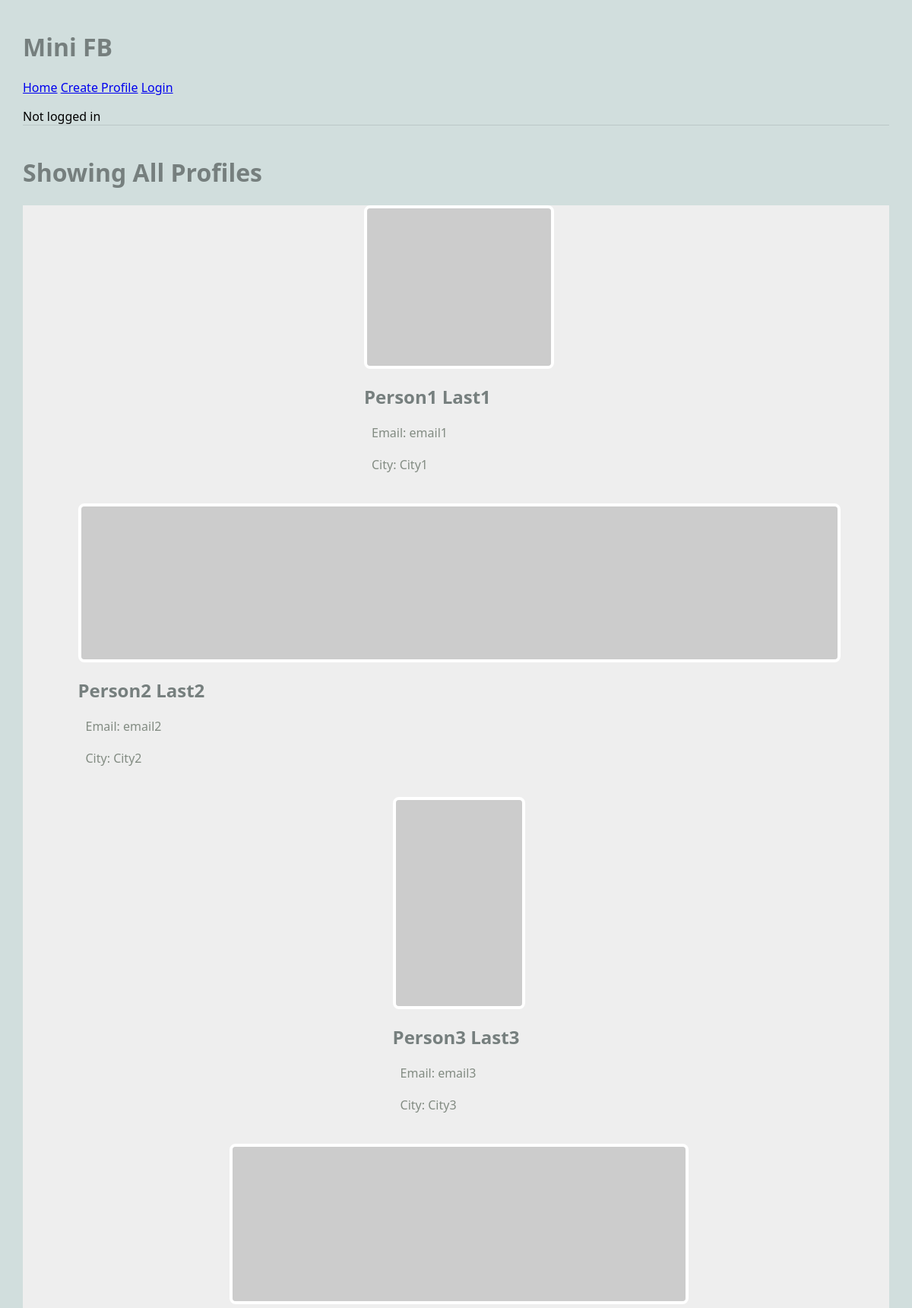
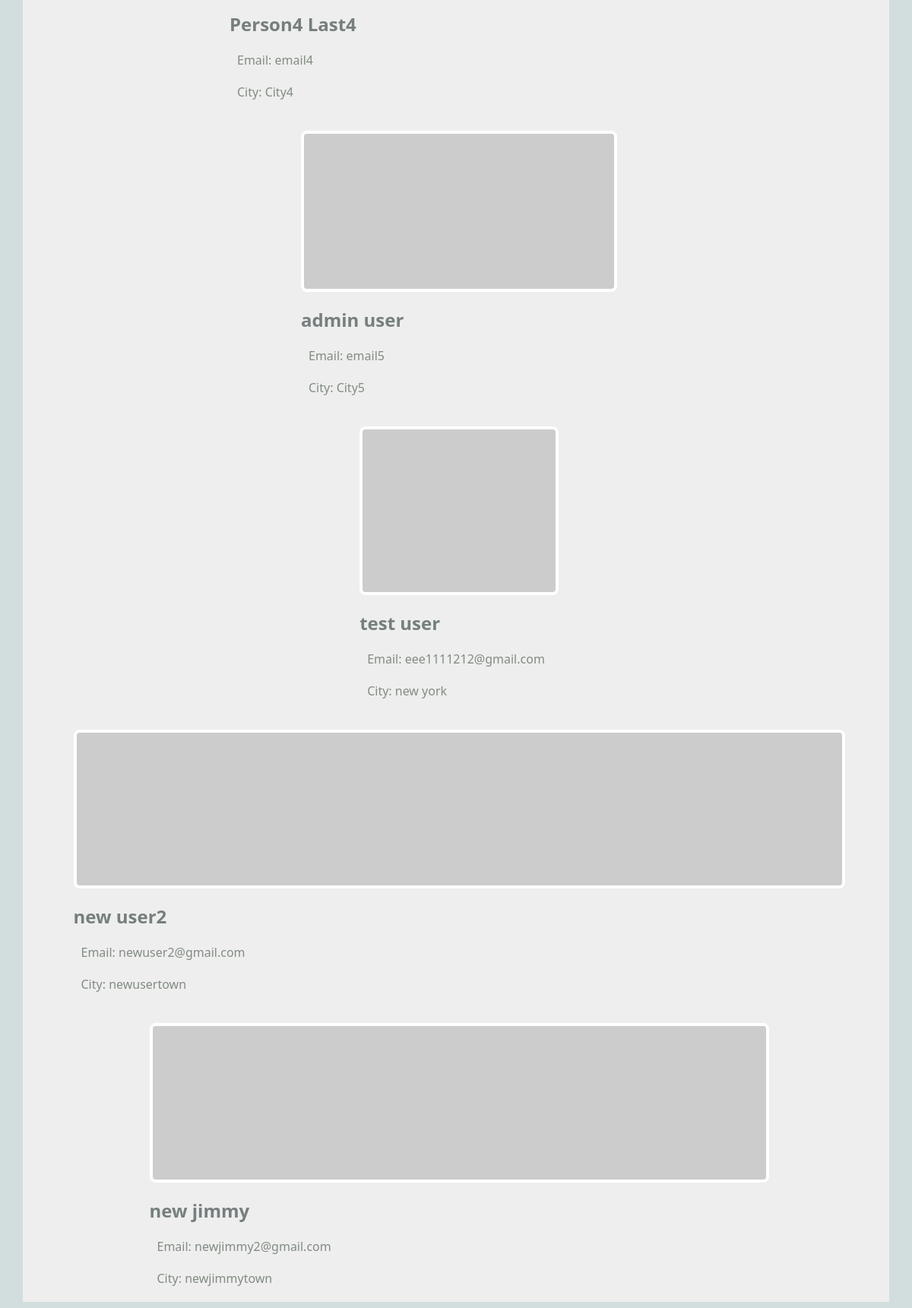
The page /mini_fb/ on the database its author committed (2 pictures, top to bottom).
### mini_fb/models.py (models this page shows, shortened)
class Profile(models.Model):
    fname = models.TextField(blank=False)  # First name of the user
    lname = models.TextField(blank=False)  # Last name of the user
    city = models.TextField(blank=False)   # City where the user resides
    email = models.TextField(blank=False)  # Email address of the user
    profile_image_url = models.URLField(blank=True)  # Profile image URL (optional)
    user = models.ForeignKey(User, on_delete=models.CASCADE) # Link mini_fb Profile to django User

### mini_fb/views.py (the view)
# urls.py: path('', ShowAllView.as_view(), name="show_all_profiles"),
class ShowAllView(ListView):
    model = Profile  # Retrieve objects of type Profile from the database
    template_name = 'mini_fb/show_all_profiles.html'  # Template to use for displaying profiles
    context_object_name = 'profiles'  # Name used to access the profiles in the template file

### mini_fb/templates/mini_fb/show_all_profiles.html
{% extends 'mini_fb/base.html' %} {% block content %}
<h1>Showing All Profiles</h1>
<main class="grid-container">
  {% for a in profiles %}
  <article>
    {% if a.profile_image_url %}
    <a href="{% url 'show_profile' a.pk %}">
      <img src="{{a.profile_image_url}}" alt="{{a.profile_image_url}}" />
    </a>
    {% endif %}
    <div>
      <h2>{{a.fname}} {{a.lname}}</h2>
      <p>Email: {{a.email}}</p>
      <p>City: {{a.city}}</p>
    </div>
  </article>
  {% endfor %}
</main>
{% endblock %}

### static/mini_fb/css/styles.css (style rules this page uses)
body { margin: 30px; background: #d1dedd; font-family:'Segoe UI', Tahoma, Geneva, Verdana, sans-serif; }
h1, h2, h3 { color: #767f7e; }
p { color: #828b82; }
.grid-container { background: #eee; max-width: 1200px; display: flex; flex-direction: column; align-items: center; gap: 20px; margin: 20px auto; width: 100%; }
article img, article.featured img { width: 100%; border: 4px solid #fff; border-radius: 8px; }
article p, article h3 { margin: 20px 10px; }

### rows shown on the page
Profile: fname "Person1", lname "Last1", email "email1", city "City1"
Profile: fname "Person2", lname "Last2", email "email2", city "City2"
Profile: fname "Person3", lname "Last3", email "email3", city "City3"
Profile: fname "Person4", lname "Last4", email "email4", city "City4"
Profile: fname "admin", lname "user", email "email5", city "City5"
Profile: fname "test", lname "user", email "eee1111212@gmail.com", city "new york"
Profile: fname "new", lname "user2", email "newuser2@gmail.com", city "newusertown"
Profile: fname "new", lname "jimmy", email "newjimmy2@gmail.com", city "newjimmytown"
